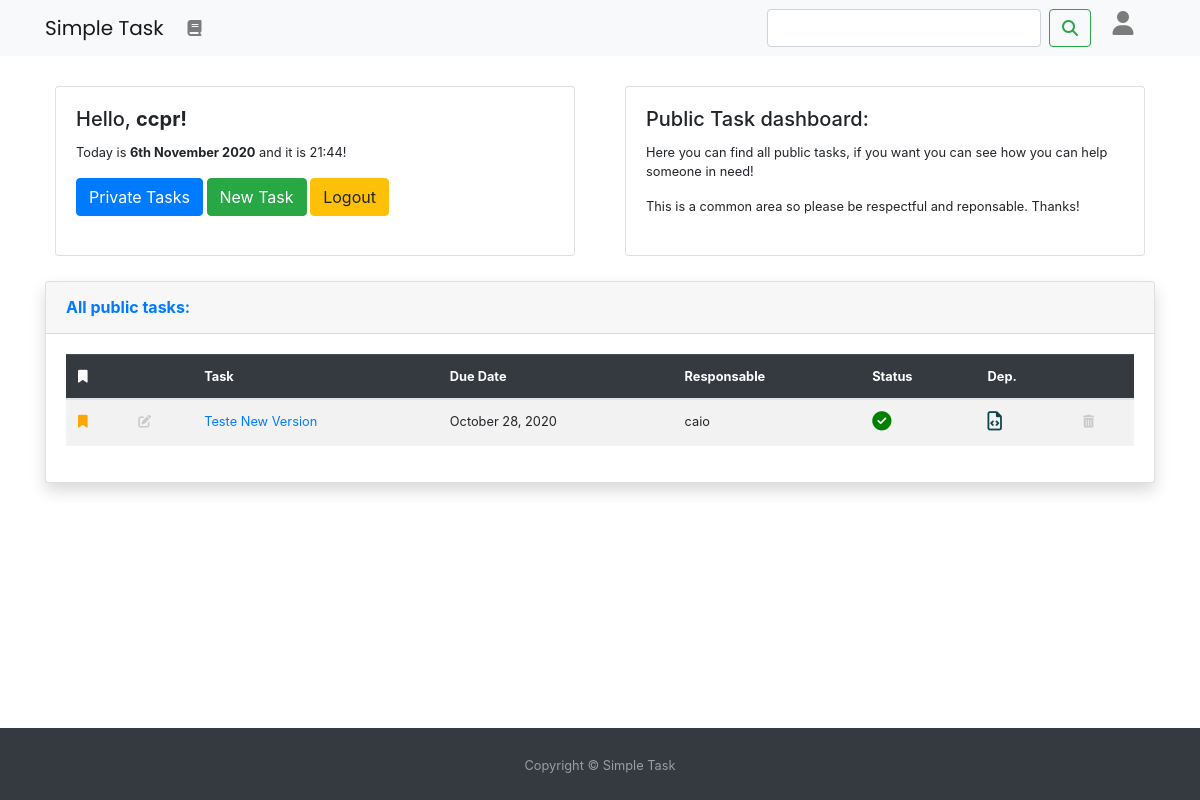
The page /task/public (signed in) on the database its author committed.
### task_app/models.py (models this page shows, shortened)
class Task(models.Model):
    title = models.CharField(max_length=50)
    content = RichTextField(blank=True,null=True)
    date_created = models.DateTimeField(auto_now_add=True)
    due_date = models.DateTimeField(default=timezone.now)
    author = models.ForeignKey(User,  null=True, on_delete=models.SET_NULL, default=User)
    responsable = models.ForeignKey(User, null=True, on_delete=models.SET_NULL, related_name="author", default=author)
    STATUS_CHOICES = [('D', 'Done'),('P','Doing'),('N','Not done')]
    Status = models.CharField(max_length=1,choices=STATUS_CHOICES, default='N')
    IMPORTANCE_CHOICES = [('H', 'High'),('M','Medium'),('L','Low')]
    importance = models.CharField(max_length=1,choices=IMPORTANCE_CHOICES, default='M')
    DEPARTAMENT_CHOICES = [('D', 'Dev'),('M','Marketing'),('H','HR'),('L','Legal'),('F','Finances'),('O','Others')]
    departament = models.CharField(max_length=1,choices=DEPARTAMENT_CHOICES, default='M')
    is_public = models.BooleanField(default=False)
    class Meta:
      ordering = ('due_date',)

### task_app/views.py (the view)
# urls.py: path('task/public', DashboardTaskAppViewPublic.as_view(), name="task-home-public"),
class DashboardTaskAppViewPublic(LoginRequiredMixin, ListView):
    model = Task
    template_name = "task_app/task_dashboard_public.html"
    context_object_name = 'tasks'
    today = datetime.date.today()
    def queryset(self):
        return Task.objects.filter(Q(is_public=True))

### users/models.py (called while the page is built)
    def get_user(self, user_id):
        try:
            user = UserModel.objects.get(pk=user_id)
        except UserModel.DoesNotExist:
            return None
        return user if self.user_can_authenticate(user) else None

### task_app/templates/task_app/task_dashboard_public.html (shortened to what this page needs)
{% extends "base.html" %}
{% block content %}
{% include "shared/nav.html" %}
<div class="container" style="margin-top: 10px;font-size: 0.8rem">
    <div class="row">
        <div class="col-sm-6">
          <div style="height: 170px; margin:10px" class="card">
            <div class="card-body">
              <h5 class="card-title">Hello, <strong>{{user.username}}!</strong></h5>
              <p class="card-text">Today is <strong>{% now "jS F Y" %}</strong> and it is {% now "H:i" %}!</p>
              <a href="{% url 'task-home' %}" class="btn btn-primary">Private Tasks</a>
              <a href="{% url 'task-create' %}" class="btn btn-success">New Task</a>
              <a href="{% url 'logout' %}" class="btn btn-warning">Logout</a>
            </div>
          </div>
        </div>
        <div class="col-sm-6">
          <div  style="height: 170px; margin:10px" class="card">
            <div class="card-body">
              <h5 class="card-title">Public Task dashboard:</h5>
              <p class="card-text danger">Here you can find all public tasks, if you want you can see how you can help someone in need! </p>
              <p class="card-text danger"> This is a common area so please be respectful and reponsable. Thanks!</p>
            </div>
          </div>
        </div>
      </div>
    <div style="margin-top: 15px;" class="card shadow mb-4">
      <div class="card-header py-3 d-flex flex-row align-items-center justify-content-between">
        <h6 class="m-0 font-weight-bold text-primary">All public tasks:</h6>
      </div>
      <div class="card-body">
      <div class="chart-area table-responsive">
        <table class="table table-striped">
      <thead class="table-dark">
      <tr>
          <th scope="col" data-toggle="tooltip" data-placement="top" title="Task importance"><i class="fas fa-bookmark"></i></th>
          <th scope="col"></th>
          <th scope="col">Task</th>
          <th scope="col">Due Date</th>
          <th scope="col">Responsable</th>
          <th scope="col">Status</th>
          <th scope="col" data-toggle="tooltip" data-placement="top" title="Departament">Dep.</th>
          <th scope="col"></th>
      </tr>
      </thead>
       <tbody>
        {% for task in object_list %}
      <tr>
          {% if task.importance == "M" %}
          <th scope="row" data-toggle="tooltip" data-placement="top" title="Medium"><i style="color: orange" class="fas fa-bookmark"></i></th>
          {% endif %}
          {% if task.author == user %}
          <th scope="row"><a href="{{task.id}}/update"><i class="fas fa-edit"></i></a></th>
          {%else%}
          <td data-toggle="tooltip" data-placement="top" title="Only the owner can update, you can comment though!"><i style="color:#CACACA " class="fas fa-edit"></i></i></td>
          {% endif %}
          <td><a href="{{task.id}}">{{task.title}}</a></td>
          <td>{{task.due_date|date:"F d, Y"}}</td>
          <td>{{task.responsable}}</td>
          {% if task.Status == "D" %}
          <td><i data-toggle="tooltip" data-placement="top" title="Good job! This task is done!" style="color: green; font-size: 1.2rem;" class="fas fa-check-circle"></i></td>
          {% endif %}
          {% if task.departament == 'D' %}
          <td data-toggle="tooltip" data-placement="top" title="Development"><i style="color:#104547;font-size:1.2rem" class="far fa-file-code"></i></td>
          {% endif %}
          {% if task.author == user %}
          <td><a href="{{task.id}}/delete"><i style="color: red;" class="fas fa-trash-alt"></i></a></td>
          {%else%}
          <td data-toggle="tooltip" data-placement="top" title="Sorry, only the Task author can delete this."><i style="color:#CACACA " class="fas fa-trash-alt"></i></i></td>
          {% endif %}
      </tr>
      {% endfor %}
      </tbody>
  </table>
        </div>
      </div>
    </div>
  </div>
{% include "shared/footer.html" %}
{% endblock content %}

### templates/shared/footer.html (style rules this page uses)
html, body { height: 100%; }

### rows shown on the page
Task: importance "M" (drawn), title "Teste New Version", due_date "October 28, 2020", responsable "caio", Status "D" (drawn), departament "D" (drawn)

### other values the page prints
{{ user.username }} "ccpr"
